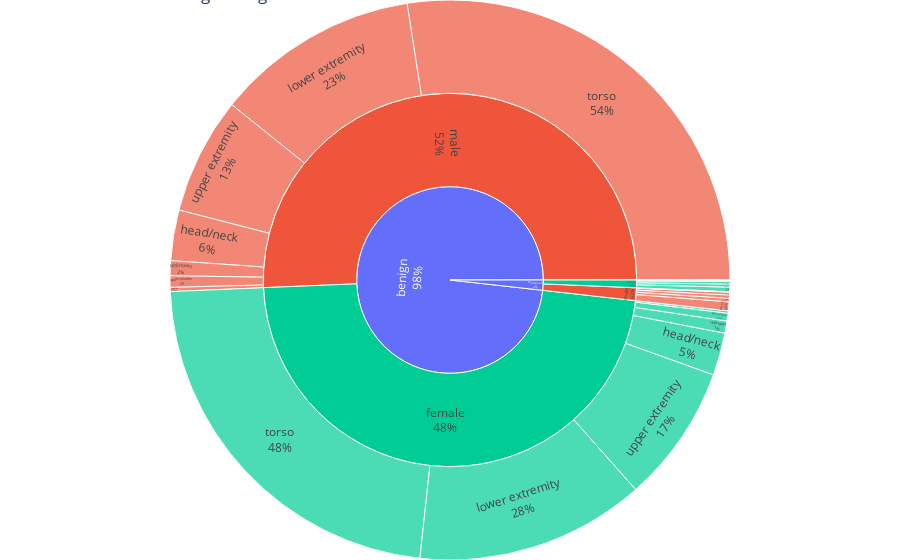

Notebook code cell kept with this figure:
### Markdown cell above
<hr>
<h2>A General Look With Sunburst Chart</h2>
<ul>
<li>Only 2% of our targets are malignant
<li>On malignant images males are dominant with 62%
<li>Gender wise benign images are more balance 52-48% male female ratio
<li>Malignant image scan locations differs based on the patients gender:
<li>Meanwhile the torso is most common location in males it's almost half of the scans meanwhile in females it's 39%
<li>Lower extremity is more common with female scans than males 18% males vs 26% females
<li>Again upper extremity malignant scans is common with females than males (23- 17%)
<li>Benign image scan locations more similar between male and female patients
</ul>
<hr>

### Code cell
# Plotting interactive sunburst:

fig = px.sunburst(data_frame=train,
                  path=['benign_malignant', 'sex', 'location'],
                  color='sex',
                  maxdepth=-1,
                  title='Sunburst Chart Benign/Malignant > Sex > Location')

fig.update_traces(textinfo='label+percent parent')
fig.update_layout(margin=dict(t=0, l=0, r=0, b=0))
fig.show()

### Figure 1 — Plotly figure (JSON) as saved in the notebook; plotly's stock layout.template omitted (floating-point values rounded to 4 significant figures)
{"data": [{"branchvalues": "total", "customdata": [["(?)"], ["male"], ["(?)"], ["female"], ["female"], ["female"], ["female"], ["male"], ["female"], ["female"], ["female"], ["male"], ["male"], ["female"], ["male"], ["female"], ["male"], ["male"], ["male"], ["male"], ["female"], ["female"], ["female"], ["male"], ["male"], ["female"], ["male"], ["male"], ["male"], ["male"], ["female"], ["male"], ["female"], ["female"]], "domain": {"x": [0, 1], "y": [0, 1]}, "hovertemplate": "labels=%{label}<br>count=%{value}<br>parent=%{parent}<br>id=%{id}<br>sex=%{customdata[0]}<extra></extra>", "ids": ["malignant", "malignant/male/unknown", "benign", "malignant/female/palms/soles", "benign/female/palms/soles", "benign/female", "malignant/female/oral/genital", "benign/male", "malignant/female", "malignant/female/lower extremity", "benign/female/lower extremity", "malignant/male/head/neck", "benign/male/head/neck", "malignant/female/head/neck", "malignant/male/lower extremity", "malignant/female/unknown", "malignant/male", "benign/male/unknown", "malignant/male/upper extremity", "benign/male/upper extremity", "malignant/female/upper extremity", "benign/female/upper extremity", "benign/female/head/neck", "malignant/male/torso", "benign/male/torso", "malignant/female/torso", "malignant/male/palms/soles", "benign/male/palms/soles", "malignant/male/oral/genital", "benign/male/oral/genital", "benign/female/oral/genital", "benign/male/lower extremity", "benign/female/unknown", "benign/female/torso"], "labels": ["malignant", "unknown", "benign", "palms/soles", "palms/soles", "female", "oral/genital", "male", "female", "lower extremity", "lower extremity", "head/neck", "head/neck", "head/neck", "lower extremity", "unknown", "male", "unknown", "upper extremity", "upper extremity", "upper extremity", "upper extremity", "head/neck", "torso", "torso", "torso", "palms/soles", "palms/soles", "oral/genital", "oral/genital", "oral/genital", "lower extremity", "unknown", "torso"], "marker": {"colors": ["#636efa", "#EF553B", "#636efa", "#00cc96", "#00cc96", "#00cc96", "#00cc96", "#EF553B", "#00cc96", "#00cc96", "#00cc96", "#EF553B", "#EF553B", "#00cc96", "#EF553B", "#00cc96", "#EF553B", "#EF553B", "#EF553B", "#EF553B", "#00cc96", "#00cc96", "#00cc96", "#EF553B", "#EF553B", "#00cc96", "#EF553B", "#EF553B", "#EF553B", "#EF553B", "#00cc96", "#EF553B", "#00cc96", "#00cc96"]}, "maxdepth": -1, "name": "", "parents": ["", "malignant/male", "", "malignant/female", "benign/female", "benign", "malignant/female", "benign", "malignant", "malignant/female", "benign/female", "malignant/male", "benign/male", "malignant/female", "malignant/male", "malignant/female", "malignant", "benign/male", "malignant/male", "benign/male", "malignant/female", "benign/female", "benign/female", "malignant/male", "benign/male", "malignant/female", "malignant/male", "benign/male", "malignant/male", "benign/male", "benign/female", "benign/male", "benign/female", "benign/female"], "textinfo": "label+percent parent", "type": "sunburst", "values": [584, 6, 32542, 1, 150, 15761, 3, 16781, 220, 58, 4391, 54, 967, 20, 66, 3, 364, 286, 61, 2235, 50, 2637, 814, 172, 9093, 85, 4, 220, 1, 78, 42, 3902, 232, 7495]}], "layout": {"legend": {"tracegroupgap": 0}, "margin": {"b": 0, "l": 0, "r": 0, "t": 0}, "title": {"text": "Sunburst Chart Benign/Malignant > Sex > Location"}}}
